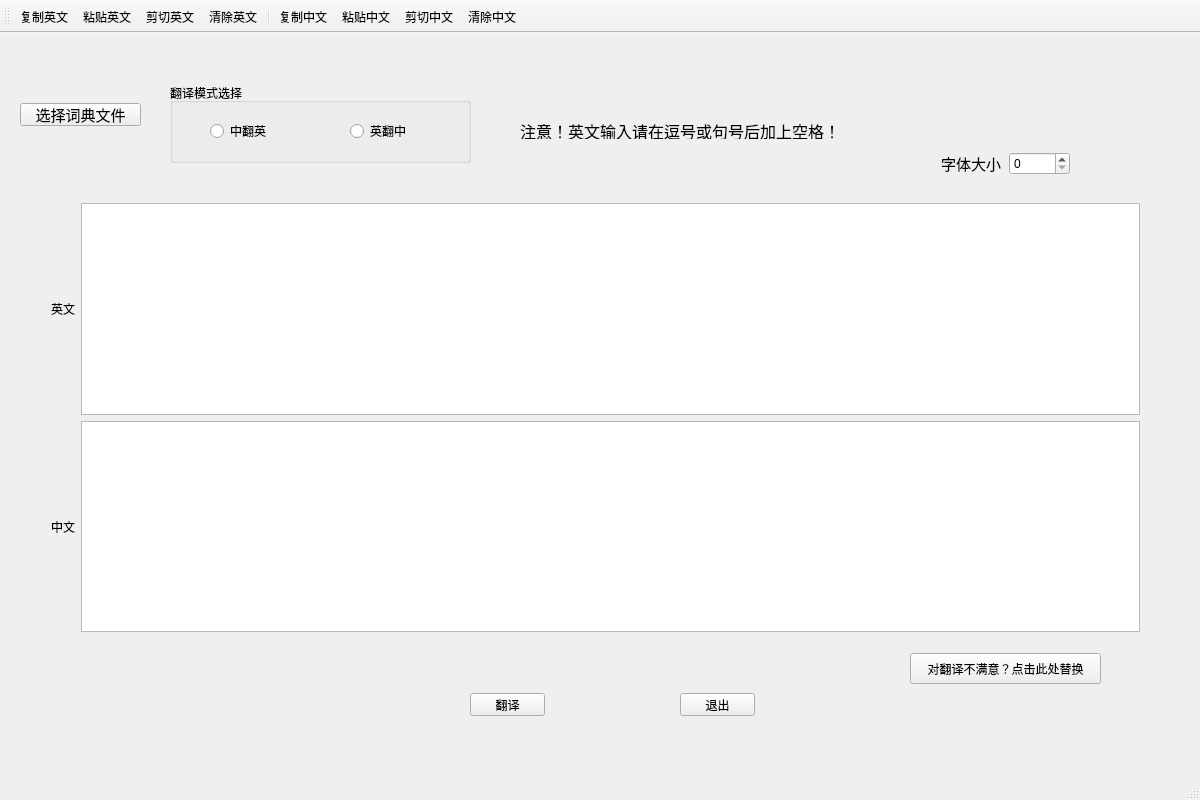
<?xml version="1.0" encoding="UTF-8"?>
<ui version="4.0">
 <class>MainWindow</class>
 <widget class="QMainWindow" name="MainWindow">
  <property name="geometry">
   <rect>
    <x>0</x>
    <y>0</y>
    <width>1200</width>
    <height>800</height>
   </rect>
  </property>
  <property name="windowTitle">
   <string>小型翻译软件</string>
  </property>
  <widget class="QWidget" name="centralWidget">
   <widget class="QGroupBox" name="groupBox">
    <property name="geometry">
     <rect>
      <x>170</x>
      <y>50</y>
      <width>301</width>
      <height>80</height>
     </rect>
    </property>
    <property name="title">
     <string>翻译模式选择</string>
    </property>
    <widget class="QRadioButton" name="rBtnCHN_to_EN">
     <property name="geometry">
      <rect>
       <x>40</x>
       <y>40</y>
       <width>89</width>
       <height>16</height>
      </rect>
     </property>
     <property name="text">
      <string>中翻英</string>
     </property>
    </widget>
    <widget class="QRadioButton" name="rBtnEN_to_CHN">
     <property name="geometry">
      <rect>
       <x>180</x>
       <y>40</y>
       <width>89</width>
       <height>16</height>
      </rect>
     </property>
     <property name="text">
      <string>英翻中</string>
     </property>
    </widget>
   </widget>
   <widget class="QPushButton" name="BtnTranslate">
    <property name="geometry">
     <rect>
      <x>470</x>
      <y>660</y>
      <width>75</width>
      <height>23</height>
     </rect>
    </property>
    <property name="text">
     <string>翻译</string>
    </property>
   </widget>
   <widget class="QPushButton" name="BtnExit">
    <property name="geometry">
     <rect>
      <x>680</x>
      <y>660</y>
      <width>75</width>
      <height>23</height>
     </rect>
    </property>
    <property name="text">
     <string>退出</string>
    </property>
   </widget>
   <widget class="QLabel" name="label">
    <property name="geometry">
     <rect>
      <x>520</x>
      <y>90</y>
      <width>331</width>
      <height>16</height>
     </rect>
    </property>
    <property name="font">
     <font>
      <pointsize>12</pointsize>
     </font>
    </property>
    <property name="text">
     <string>注意！英文输入请在逗号或句号后加上空格！</string>
    </property>
   </widget>
   <widget class="QWidget" name="gridLayoutWidget">
    <property name="geometry">
     <rect>
      <x>40</x>
      <y>159</y>
      <width>1111</width>
      <height>451</height>
     </rect>
    </property>
    <layout class="QGridLayout" name="gridLayout">
     <item row="0" column="1">
      <widget class="QPlainTextEdit" name="plainText_EN"/>
     </item>
     <item row="1" column="1">
      <widget class="QPlainTextEdit" name="plainText_CHN"/>
     </item>
     <item row="0" column="0">
      <widget class="QLabel" name="label_2">
       <property name="text">
        <string>英文</string>
       </property>
      </widget>
     </item>
     <item row="1" column="0">
      <widget class="QLabel" name="label_3">
       <property name="text">
        <string>中文</string>
       </property>
      </widget>
     </item>
    </layout>
   </widget>
   <widget class="QWidget" name="horizontalLayoutWidget">
    <property name="geometry">
     <rect>
      <x>930</x>
      <y>100</y>
      <width>151</width>
      <height>61</height>
     </rect>
    </property>
    <layout class="QHBoxLayout" name="horizontalLayout_2">
     <item>
      <widget class="QLabel" name="label_4">
       <property name="font">
        <font>
         <pointsize>11</pointsize>
        </font>
       </property>
       <property name="text">
        <string>字体大小</string>
       </property>
      </widget>
     </item>
     <item>
      <widget class="QSpinBox" name="spinFontSize"/>
     </item>
    </layout>
   </widget>
   <widget class="QPushButton" name="pushButton">
    <property name="geometry">
     <rect>
      <x>20</x>
      <y>70</y>
      <width>121</width>
      <height>23</height>
     </rect>
    </property>
    <property name="font">
     <font>
      <pointsize>11</pointsize>
     </font>
    </property>
    <property name="text">
     <string>选择词典文件</string>
    </property>
   </widget>
   <widget class="QPushButton" name="btnAlternative">
    <property name="geometry">
     <rect>
      <x>910</x>
      <y>620</y>
      <width>191</width>
      <height>31</height>
     </rect>
    </property>
    <property name="text">
     <string>对翻译不满意？点击此处替换</string>
    </property>
   </widget>
  </widget>
  <widget class="QToolBar" name="mainToolBar">
   <property name="toolButtonStyle">
    <enum>Qt::ToolButtonTextUnderIcon</enum>
   </property>
   <attribute name="toolBarArea">
    <enum>TopToolBarArea</enum>
   </attribute>
   <attribute name="toolBarBreak">
    <bool>false</bool>
   </attribute>
   <addaction name="actCopy_EN"/>
   <addaction name="actPaste_EN"/>
   <addaction name="actCut_EN"/>
   <addaction name="actClear_EN"/>
   <addaction name="separator"/>
   <addaction name="actCopy_CHN"/>
   <addaction name="actPaste_CHN"/>
   <addaction name="actCut_CHN"/>
   <addaction name="actClear_CHN"/>
  </widget>
  <widget class="QStatusBar" name="statusBar"/>
  <action name="actOpenDic">
   <property name="text">
    <string>选择词典文件</string>
   </property>
  </action>
  <action name="actCopy_EN">
   <property name="icon">
    <iconset resource="rsc.qrc">
     <normaloff>:/image/copy.jpg</normaloff>:/image/copy.jpg</iconset>
   </property>
   <property name="text">
    <string>复制英文</string>
   </property>
  </action>
  <action name="actCut_EN">
   <property name="icon">
    <iconset resource="rsc.qrc">
     <normaloff>:/image/jianqie.jpg</normaloff>:/image/jianqie.jpg</iconset>
   </property>
   <property name="text">
    <string>剪切英文</string>
   </property>
  </action>
  <action name="actPaste_EN">
   <property name="icon">
    <iconset resource="rsc.qrc">
     <normaloff>:/image/paste.jpg</normaloff>:/image/paste.jpg</iconset>
   </property>
   <property name="text">
    <string>粘贴英文</string>
   </property>
  </action>
  <action name="actCopy_CHN">
   <property name="icon">
    <iconset resource="rsc.qrc">
     <normaloff>:/image/copy.jpg</normaloff>:/image/copy.jpg</iconset>
   </property>
   <property name="text">
    <string>复制中文</string>
   </property>
  </action>
  <action name="actPaste_CHN">
   <property name="icon">
    <iconset resource="rsc.qrc">
     <normaloff>:/image/paste.jpg</normaloff>:/image/paste.jpg</iconset>
   </property>
   <property name="text">
    <string>粘贴中文</string>
   </property>
  </action>
  <action name="actCut_CHN">
   <property name="icon">
    <iconset resource="rsc.qrc">
     <normaloff>:/image/jianqie.jpg</normaloff>:/image/jianqie.jpg</iconset>
   </property>
   <property name="text">
    <string>剪切中文</string>
   </property>
  </action>
  <action name="actClear_EN">
   <property name="icon">
    <iconset resource="rsc.qrc">
     <normaloff>:/image/clear.jpg</normaloff>:/image/clear.jpg</iconset>
   </property>
   <property name="text">
    <string>清除英文</string>
   </property>
  </action>
  <action name="actClear_CHN">
   <property name="icon">
    <iconset resource="rsc.qrc">
     <normaloff>:/image/clear.jpg</normaloff>:/image/clear.jpg</iconset>
   </property>
   <property name="text">
    <string>清除中文</string>
   </property>
  </action>
 </widget>
 <layoutdefault spacing="6" margin="11"/>
 <resources>
  <include location="rsc.qrc"/>
 </resources>
 <connections>
  <connection>
   <sender>actCopy_EN</sender>
   <signal>triggered()</signal>
   <receiver>plainText_EN</receiver>
   <slot>copy()</slot>
   <hints>
    <hint type="sourcelabel">
     <x>-1</x>
     <y>-1</y>
    </hint>
    <hint type="destinationlabel">
     <x>610</x>
     <y>343</y>
    </hint>
   </hints>
  </connection>
  <connection>
   <sender>actCopy_CHN</sender>
   <signal>triggered()</signal>
   <receiver>plainText_CHN</receiver>
   <slot>copy()</slot>
   <hints>
    <hint type="sourcelabel">
     <x>-1</x>
     <y>-1</y>
    </hint>
    <hint type="destinationlabel">
     <x>610</x>
     <y>571</y>
    </hint>
   </hints>
  </connection>
  <connection>
   <sender>actCut_EN</sender>
   <signal>triggered()</signal>
   <receiver>plainText_EN</receiver>
   <slot>cut()</slot>
   <hints>
    <hint type="sourcelabel">
     <x>-1</x>
     <y>-1</y>
    </hint>
    <hint type="destinationlabel">
     <x>610</x>
     <y>343</y>
    </hint>
   </hints>
  </connection>
  <connection>
   <sender>actCut_CHN</sender>
   <signal>triggered()</signal>
   <receiver>plainText_CHN</receiver>
   <slot>cut()</slot>
   <hints>
    <hint type="sourcelabel">
     <x>-1</x>
     <y>-1</y>
    </hint>
    <hint type="destinationlabel">
     <x>610</x>
     <y>571</y>
    </hint>
   </hints>
  </connection>
  <connection>
   <sender>actPaste_EN</sender>
   <signal>triggered()</signal>
   <receiver>plainText_EN</receiver>
   <slot>paste()</slot>
   <hints>
    <hint type="sourcelabel">
     <x>-1</x>
     <y>-1</y>
    </hint>
    <hint type="destinationlabel">
     <x>610</x>
     <y>343</y>
    </hint>
   </hints>
  </connection>
  <connection>
   <sender>actPaste_CHN</sender>
   <signal>triggered()</signal>
   <receiver>plainText_CHN</receiver>
   <slot>paste()</slot>
   <hints>
    <hint type="sourcelabel">
     <x>-1</x>
     <y>-1</y>
    </hint>
    <hint type="destinationlabel">
     <x>610</x>
     <y>571</y>
    </hint>
   </hints>
  </connection>
  <connection>
   <sender>actClear_EN</sender>
   <signal>triggered()</signal>
   <receiver>plainText_EN</receiver>
   <slot>clear()</slot>
   <hints>
    <hint type="sourcelabel">
     <x>-1</x>
     <y>-1</y>
    </hint>
    <hint type="destinationlabel">
     <x>610</x>
     <y>343</y>
    </hint>
   </hints>
  </connection>
  <connection>
   <sender>actClear_CHN</sender>
   <signal>triggered()</signal>
   <receiver>plainText_CHN</receiver>
   <slot>clear()</slot>
   <hints>
    <hint type="sourcelabel">
     <x>-1</x>
     <y>-1</y>
    </hint>
    <hint type="destinationlabel">
     <x>610</x>
     <y>571</y>
    </hint>
   </hints>
  </connection>
  <connection>
   <sender>BtnExit</sender>
   <signal>clicked()</signal>
   <receiver>MainWindow</receiver>
   <slot>close()</slot>
   <hints>
    <hint type="sourcelabel">
     <x>718</x>
     <y>746</y>
    </hint>
    <hint type="destinationlabel">
     <x>812</x>
     <y>744</y>
    </hint>
   </hints>
  </connection>
 </connections>
</ui>
